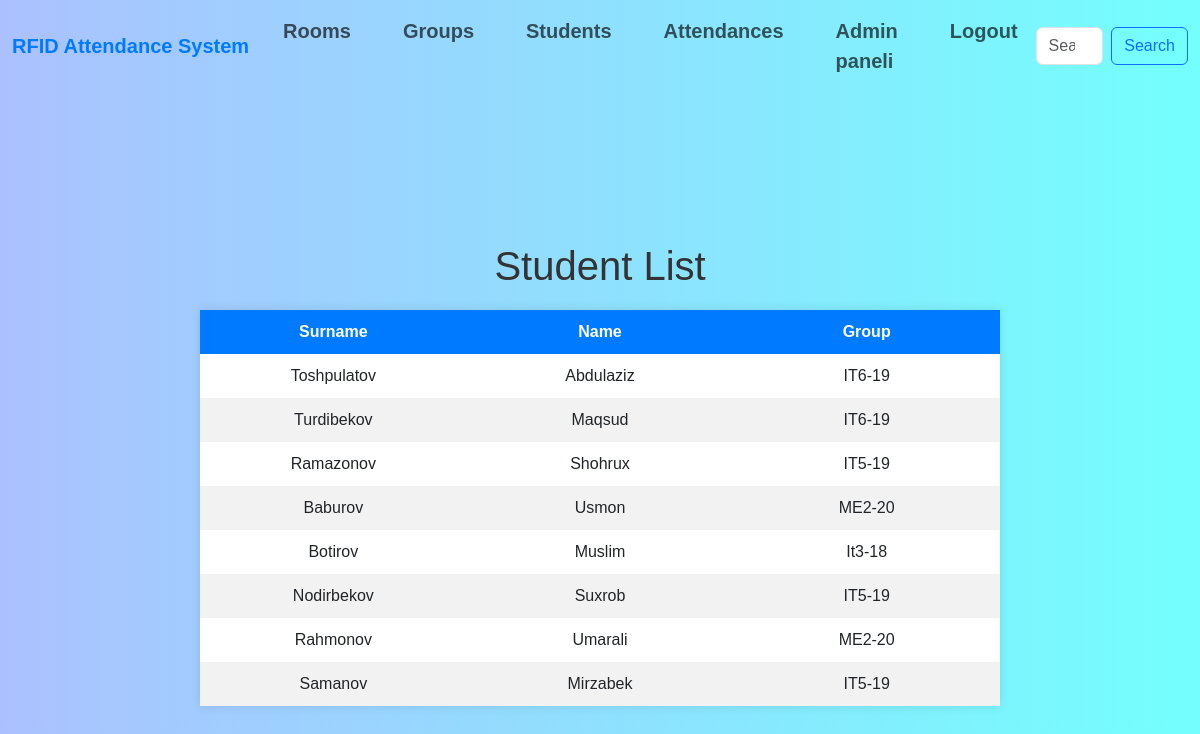
The app's page /students (signed in) with its own data.
### rfid_app/models.py (models this page shows, shortened)
class Student(models.Model):
    name = models.CharField(max_length=30)
    surname = models.CharField(max_length=40)
    RFID = models.CharField(primary_key=True, max_length=16)
    group = models.CharField(max_length=10)

### rfid_app/views.py (the view)
# urls.py: path("students",studentsView,name='students'),
@login_required
@login_required(login_url='login')
def studentsView(request):
    mydata = Student.objects.all()
    template = loader.get_template('students.html')
    context = {
        'mydata': mydata,
    }
    return HttpResponse(template.render(context, request))

### templates/students.html (shortened to what this page needs)
{% load static %}
<!DOCTYPE html>
<html lang="en">
<head>
    <link rel="stylesheet" href="{% static 'style.css' %}">
    <link href="https://cdn.jsdelivr.net/npm/bootstrap@5.3.0-alpha3/dist/css/bootstrap.min.css"
    rel="stylesheet"
>
</head>
<body>
    {% include 'navbar.html' %}
    <h1 class="h1s">Student List</h1>
    <table>
        <thead>
            <tr>
                <th>Surname</th>
                <th>Name</th>
                <th>Group</th>
            </tr>
        </thead>
        <tbody>
            {% for i in mydata %}
            <tr data-href="{% url 'student' rfid=i.RFID %}">
                <td>{{i.surname}}</td>
                <td>{{i.name}}</td>
                <td>{{i.group}}</td>
            </tr>
            {% endfor %}
        </tbody>
    </table>
</body>
</html>

### templates/navbar.html (shortened to what this page needs)
{% load static %}
<nav class="navbar navbar-expand-lg navbar-blue bg-blue">
  <div class="container-fluid">
    <a class="navbar-brand" href="{% url 'home' %}" style="color:  #007bff; font-weight: 800; font-size: 20px;">RFID Attendance System</a>
    <div class="collapse navbar-collapse" id="navbarSupportedContent">
      <ul class="navbar-nav me-auto mb-2 mb-lg-0 gap-3" style="font-weight: 600;font-size: 20px;">
        <li class="nav-item">
          <a class="nav-link h" href="{% url 'room' %}">Rooms</a>
        </li>
        <li class="nav-item">
          <a class="nav-link h" href="{% url 'groups' %}">Groups</a>
        </li>
        <li class="nav-item">
          <a class="nav-link h" href="{% url 'students' %}">Students</a>
        </li>
        <li class="nav-item">
          <a class="nav-link h" href="{% url 'attendance' %}">Attendances</a>
        </li>
      {% if user.is_authenticated %}
      {% if user.is_superuser %}
          <li class="nav-item">
          <a class="nav-link h" href="{% url 'admin:index' %}">Admin paneli</a>
        </li>
      {%endif %}
        <li class="nav-item">
          <a class="nav-link h" href="{% url 'logout' %}">Logout</a>
        </li>
      {% endif %}
      </ul>
      <form class="d-flex" id="search-form" method="GET" action="{% url 'searched' %}">
        <input id="search-input" class="form-control me-2" type="search" placeholder="Search student" aria-label="Search" name="searched">
        <button class="btn btn-outline-primary" type="submit">Search</button>
      </form>
    </div>
  </div>
</nav>

### static/style.css (style rules this page uses)
body, h1, h2, h3, p, ul, li { margin: 0; padding: 0; }
body { font-family: Arial, sans-serif; line-height: 1.5; background: linear-gradient(to right, #abc1ff, #73fffd); }
nav ul { list-style: none; display: flex; justify-content: center; }
nav ul li { margin: 0 10px; }
nav ul li a { color: #fff; text-decoration: none; padding: 5px 10px; border-radius: 5px; transition: color 0.3s ease; }

### templates/students.html (style rules this page uses)
body { font-family: Arial, sans-serif; background: linear-gradient(to right, #abc1ff, #73fffd); }
h1 { color: #333; text-align: center; }
table { width: 100%; max-width: 800px; margin: 20px auto; border-collapse: collapse; box-shadow: 0 0 10px rgba(0, 0, 0, 0.1); background-color: #fff; }
th, td { padding: 10px; text-align: center; width: 33.33%; }
th { background-color: #007bff; color: #fff; }
tr:nth-child(even) { background-color: #f2f2f2; }
.h1s { margin-top: 150px; }

### records on screen
Student: surname "Toshpulatov", name "Abdulaziz", group "IT6-19"
Student: surname "Turdibekov", name "Maqsud", group "IT6-19"
Student: surname "Ramazonov", name "Shohrux", group "IT5-19"
Student: surname "Baburov", name "Usmon", group "ME2-20"
Student: surname "Botirov", name "Muslim", group "It3-18"
Student: surname "Nodirbekov", name "Suxrob", group "IT5-19"
Student: surname "Rahmonov", name "Umarali", group "ME2-20"
Student: surname "Samanov", name "Mirzabek", group "IT5-19"
